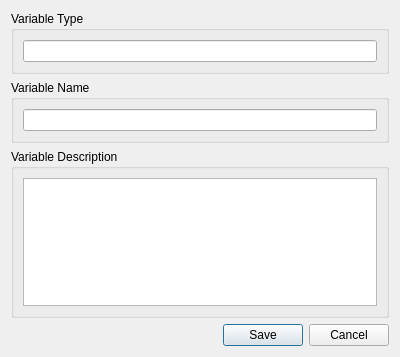
<ui version="4.0" >
 <class>XWidgetEditVariable</class>
 <widget class="QWidget" name="XWidgetEditVariable" >
  <property name="geometry" >
   <rect>
    <x>0</x>
    <y>0</y>
    <width>400</width>
    <height>357</height>
   </rect>
  </property>
  <property name="windowTitle" >
   <string>Form</string>
  </property>
  <layout class="QVBoxLayout" >
   <item>
    <widget class="QGroupBox" name="groupBox" >
     <property name="title" >
      <string>Variable Type</string>
     </property>
     <layout class="QVBoxLayout" >
      <item>
       <widget class="QLineEdit" name="type" >
        <property name="text" >
         <string/>
        </property>
       </widget>
      </item>
     </layout>
    </widget>
   </item>
   <item>
    <widget class="QGroupBox" name="groupBox_2" >
     <property name="title" >
      <string>Variable Name</string>
     </property>
     <layout class="QVBoxLayout" >
      <item>
       <widget class="QLineEdit" name="name" />
      </item>
     </layout>
    </widget>
   </item>
   <item>
    <widget class="QGroupBox" name="groupBox_3" >
     <property name="title" >
      <string>Variable Description</string>
     </property>
     <layout class="QVBoxLayout" >
      <item>
       <widget class="QTextEdit" name="description" />
      </item>
     </layout>
    </widget>
   </item>
   <item>
    <widget class="QDialogButtonBox" name="buttonBox" >
     <property name="orientation" >
      <enum>Qt::Horizontal</enum>
     </property>
     <property name="standardButtons" >
      <set>QDialogButtonBox::Cancel|QDialogButtonBox::NoButton|QDialogButtonBox::Save</set>
     </property>
     <property name="centerButtons" >
      <bool>false</bool>
     </property>
    </widget>
   </item>
   <item>
    <spacer>
     <property name="orientation" >
      <enum>Qt::Vertical</enum>
     </property>
     <property name="sizeHint" >
      <size>
       <width>20</width>
       <height>40</height>
      </size>
     </property>
    </spacer>
   </item>
  </layout>
 </widget>
 <resources/>
 <connections/>
</ui>
